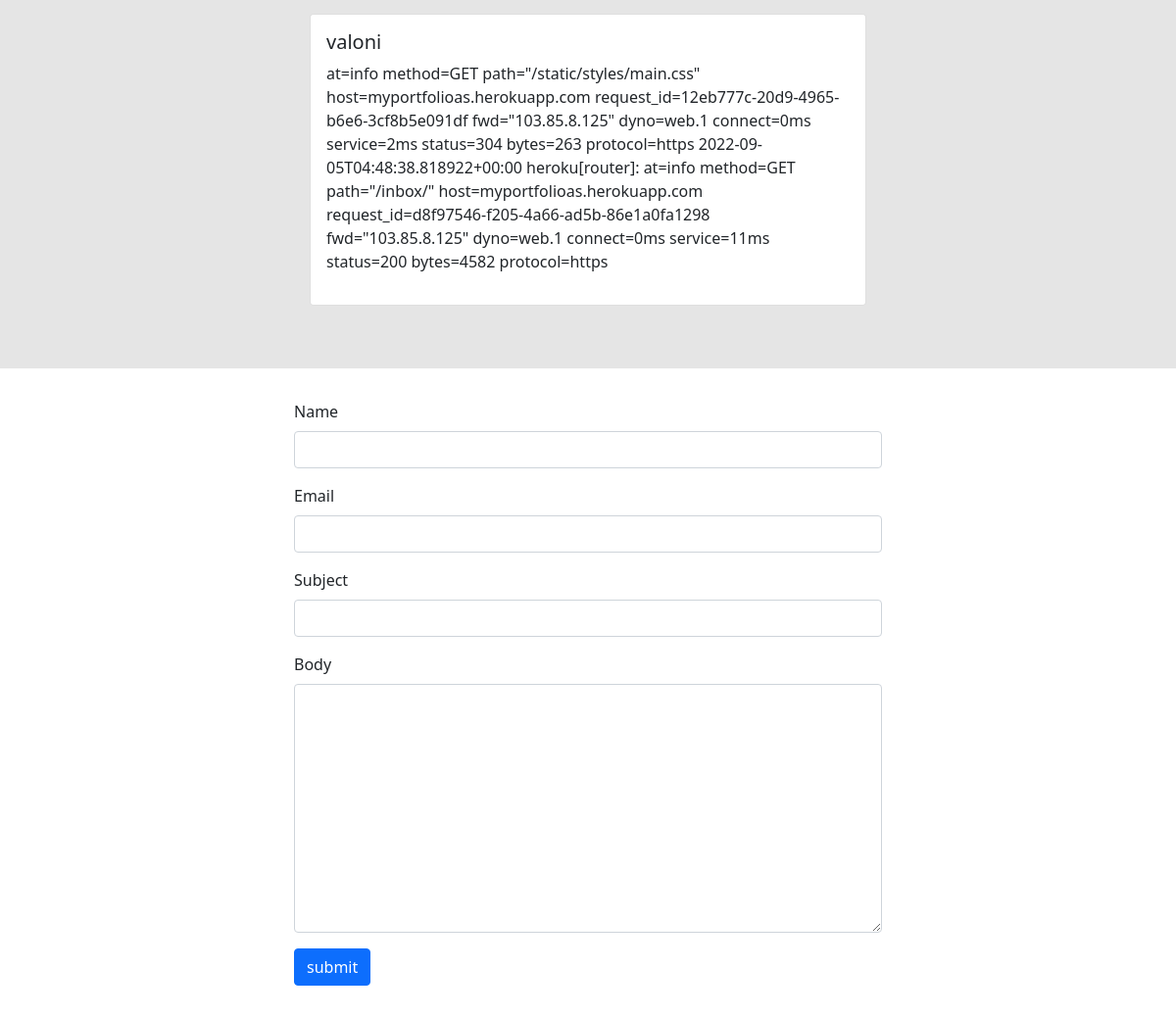
The app's page / (lower part), older data.
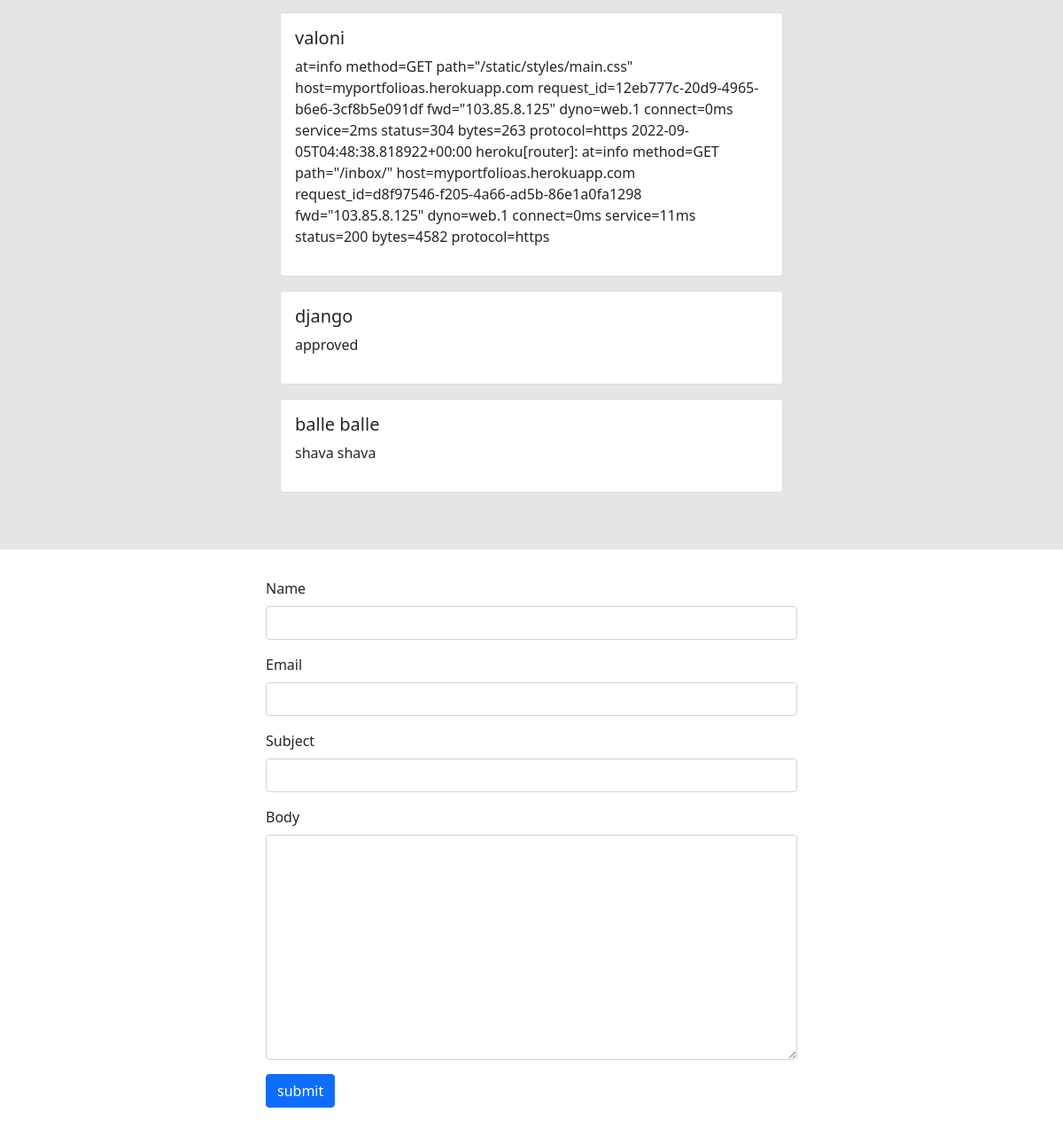
The same page, newer data.
### base/models.py (models this page shows, shortened)
class Endorsement(models.Model):
    name = models.CharField(max_length=200, null=True)
    body = models.TextField()
    approved = models.BooleanField(default=False, null=True)
    featured = models.BooleanField(default=False)

class Message(models.Model):
    name = models.CharField(max_length=200, null=True)
    email = models.CharField(max_length=200, null=True)
    subject = models.CharField(max_length=200, null=True)
    body = models.TextField()
    is_read = models.BooleanField(default=False)
    created = models.DateTimeField(auto_now_add=True)
    id = models.UUIDField(default=uuid.uuid4, unique=True, primary_key=True, editable=False)

### base/views.py (the view)
# urls.py: path('', views.homepage, name="home"),
def homepage(request):
    projects = Project.objects.all()
    detailedSkills = Skill.objects.exclude(body='')
    skills = Skill.objects.filter(body='')
    endorsements = Endorsement.objects.filter(approved=True)
    form = MessageForm()
    if request.method == 'POST':
        form = MessageForm(request.POST)
        if form.is_valid():
            form.save()
            messages.success(request, 'Message send successfully')
    context = {'projects': projects, 'skills':skills, 'detailedSkills':detailedSkills, 'form':form, 'endorsements':endorsements}
    return render(request, 'base/home.html', context=context)

### base/forms.py
class MessageForm(ModelForm):
    class Meta:
        model = Message
        fields='__all__'
        exclude = ['is_read']
    def __init__(self, *args, **kwargs):
        super(MessageForm, self).__init__(*args, **kwargs)
        self.fields['name'].widget.attrs.update(
            {'class': 'form-control'})
        self.fields['email'].widget.attrs.update(
            {'class': 'form-control', })
        self.fields['subject'].widget.attrs.update(
            {'class': 'form-control', })
        self.fields['body'].widget.attrs.update(
            {'class': 'form-control', })

### base/templates/base/home.html (shortened to what this page needs)
{% extends 'base/main.html' %}
{% load static %}
{% block content %}
    <section class="section--2">
        <div class="skills--container">
            {% for i in endorsements %}
            <div style="margin-bottom: 1em;" class="card">
                <div class="card-body">
                    <h5>{{i.name}}</h5>
                    <p>{{i.body}}</p>
                </div>
            </div>
            {% endfor %}
        </div>
    </section>
<section class="section--1">
    <div class="container">
        <form class="contact--form" method="POST">
            {% for field in form %}
            <div class="mb-3">
                <label for="exampleInputPassword1" class="form-label">{{field.label}}</label>
                {{field}}
            </div>
            {% endfor %}
            <input class="btn btn-primary" type="submit" value="submit">
        </form>
    </div>
</section>
    {% endblock content %}

Row changes from the older to the newer data that the page shows:
added Endorsement: name "django", body "approved"
added Endorsement: name "balle balle", body "shava shava"
